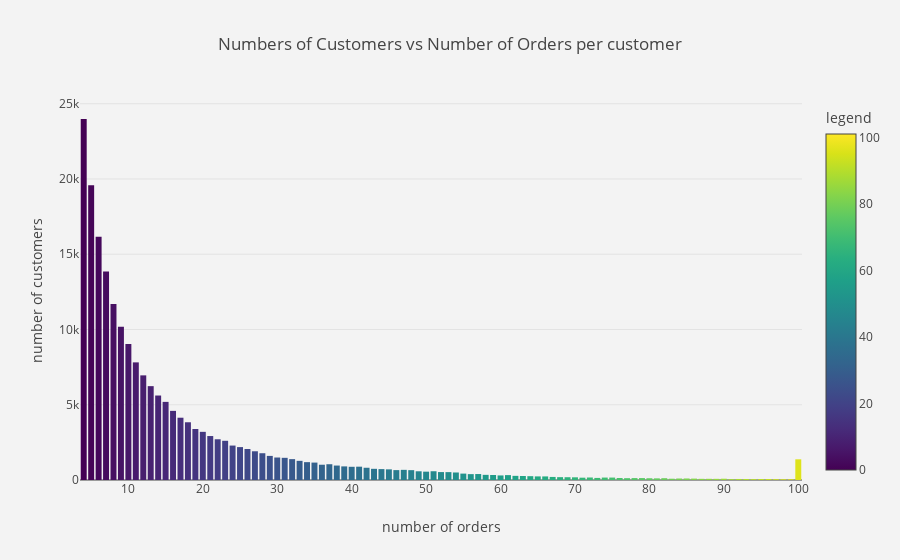

Notebook cell for this chart:
### Markdown cell above
# Number of customers vs number of orders

### Code cell
combined = orders.groupby('user_id')['order_id'].apply(lambda x: len(x.unique())).reset_index()
combined = combined.groupby('order_id').aggregate("count")

data = [
     go.Bar(
            x=combined.index, # assign x as the dataframe column 'x'
            y=combined.user_id,
            marker=dict(
                cmax=101,
                cmin=0,
                color=list(range(0,101)),
                colorbar=dict(
                    title='legend'
                ),
                colorscale='Viridis'
            ) ,
        )
    ]

layout = go.Layout(dict(title = 'Numbers of Customers vs Number of Orders per customer',
                            plot_bgcolor  = "rgb(243,243,243)",
                            paper_bgcolor = "rgb(243,243,243)",
                           ),
                   yaxis=dict(
                                title='number of customers'),
                            xaxis=dict(
                                title='number of orders')
                      )

fig = go.Figure(data=data, layout=layout)
py.iplot(fig)

### Figure 1 — Plotly figure (JSON) as saved in the notebook; plotly's stock layout.template omitted (floating-point values rounded to 4 significant figures)
{"data": [{"marker": {"cmax": 101, "cmin": 0, "color": [0, 1, 2, 3, 4, 5, 6, 7, 8, 9, 10, 11, 12, 13, 14, 15, 16, 17, 18, 19, 20, 21, 22, 23, 24, 25, 26, 27, 28, 29, 30, 31, 32, 33, 34, 35, 36, 37, 38, 39, 40, 41, 42, 43, 44, 45, 46, 47, 48, 49, 50, 51, 52, 53, 54, 55, 56, 57, 58, 59, 60, 61, 62, 63, 64, 65, 66, 67, 68, 69, 70, 71, 72, 73, 74, 75, 76, 77, 78, 79, 80, 81, 82, 83, 84, 85, 86, 87, 88, 89, 90, 91, 92, 93, 94, 95, 96, 97, 98, 99, 100], "colorbar": {"title": "legend"}, "colorscale": "Viridis"}, "type": "bar", "uid": "b7102ae2-c830-4ffa-b4b9-f3901699496c", "x": [4, 5, 6, 7, 8, 9, 10, 11, 12, 13, 14, 15, 16, 17, 18, 19, 20, 21, 22, 23, 24, 25, 26, 27, 28, 29, 30, 31, 32, 33, 34, 35, 36, 37, 38, 39, 40, 41, 42, 43, 44, 45, 46, 47, 48, 49, 50, 51, 52, 53, 54, 55, 56, 57, 58, 59, 60, 61, 62, 63, 64, 65, 66, 67, 68, 69, 70, 71, 72, 73, 74, 75, 76, 77, 78, 79, 80, 81, 82, 83, 84, 85, 86, 87, 88, 89, 90, 91, 92, 93, 94, 95, 96, 97, 98, 99, 100], "y": [23986, 19590, 16165, 13850, 11700, 10190, 9032, 7815, 6952, 6236, 5613, 5191, 4593, 4139, 3836, 3390, 3200, 2921, 2706, 2605, 2288, 2186, 2060, 1908, 1779, 1601, 1494, 1474, 1386, 1273, 1186, 1157, 1015, 1048, 960, 904, 878, 885, 814, 743, 724, 707, 657, 675, 654, 579, 554, 582, 527, 524, 499, 425, 390, 396, 343, 332, 303, 324, 276, 267, 254, 239, 238, 204, 189, 185, 178, 154, 166, 138, 162, 162, 134, 120, 127, 127, 116, 108, 119, 86, 99, 100, 93, 78, 79, 77, 85, 56, 69, 67, 57, 64, 67, 54, 50, 47, 1374]}], "layout": {"paper_bgcolor": "rgb(243,243,243)", "plot_bgcolor": "rgb(243,243,243)", "title": "Numbers of Customers vs Number of Orders per customer", "xaxis": {"title": "number of orders"}, "yaxis": {"title": "number of customers"}}}
